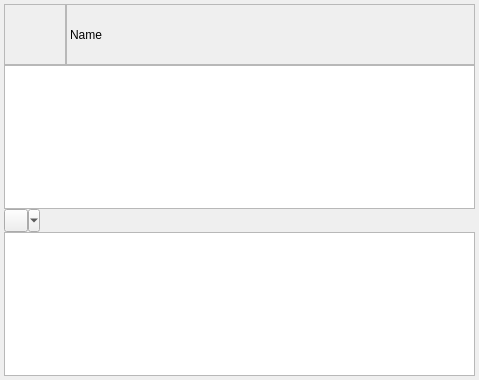
<?xml version="1.0" encoding="UTF-8"?>
<ui version="4.0">
 <class>DialogPrivateMessage</class>
 <widget class="QDialog" name="DialogPrivateMessage">
  <property name="geometry">
   <rect>
    <x>0</x>
    <y>0</y>
    <width>479</width>
    <height>380</height>
   </rect>
  </property>
  <property name="windowTitle">
   <string>Message From ...</string>
  </property>
  <property name="windowIcon">
   <iconset resource="../Resource.qrc">
    <normaloff>:/Resource/Chat/Chat.png</normaloff>:/Resource/Chat/Chat.png</iconset>
  </property>
  <layout class="QGridLayout" name="gridLayout">
   <property name="margin">
    <number>4</number>
   </property>
   <property name="spacing">
    <number>0</number>
   </property>
   <item row="0" column="0">
    <widget class="QLabel" name="labelAvatar">
     <property name="minimumSize">
      <size>
       <width>62</width>
       <height>61</height>
      </size>
     </property>
     <property name="maximumSize">
      <size>
       <width>62</width>
       <height>61</height>
      </size>
     </property>
     <property name="frameShape">
      <enum>QFrame::StyledPanel</enum>
     </property>
     <property name="text">
      <string/>
     </property>
     <property name="pixmap">
      <pixmap resource="../Resource.qrc">:/Resource/Chat/DefaultAvatar.png</pixmap>
     </property>
     <property name="scaledContents">
      <bool>true</bool>
     </property>
     <property name="openExternalLinks">
      <bool>false</bool>
     </property>
    </widget>
   </item>
   <item row="0" column="1">
    <widget class="QLabel" name="labelName">
     <property name="frameShape">
      <enum>QFrame::StyledPanel</enum>
     </property>
     <property name="text">
      <string>Name</string>
     </property>
    </widget>
   </item>
   <item row="1" column="0" colspan="2">
    <widget class="QTextEdit" name="textEditMessages">
     <property name="readOnly">
      <bool>true</bool>
     </property>
    </widget>
   </item>
   <item row="2" column="0" colspan="2">
    <layout class="QHBoxLayout" name="horizontalLayout">
     <item>
      <widget class="QToolButton" name="toolButtonSmileys">
       <property name="text">
        <string/>
       </property>
       <property name="icon">
        <iconset resource="../Resource.qrc">
         <normaloff>:/Resource/Smileys/colonClosingparentheses.png</normaloff>:/Resource/Smileys/colonClosingparentheses.png</iconset>
       </property>
       <property name="popupMode">
        <enum>QToolButton::MenuButtonPopup</enum>
       </property>
       <property name="arrowType">
        <enum>Qt::NoArrow</enum>
       </property>
      </widget>
     </item>
     <item>
      <spacer name="horizontalSpacer">
       <property name="orientation">
        <enum>Qt::Horizontal</enum>
       </property>
       <property name="sizeHint" stdset="0">
        <size>
         <width>40</width>
         <height>20</height>
        </size>
       </property>
      </spacer>
     </item>
    </layout>
   </item>
   <item row="3" column="0" colspan="2">
    <widget class="QTextEdit" name="textEditMessageInput"/>
   </item>
  </layout>
 </widget>
 <resources>
  <include location="../Resource.qrc"/>
 </resources>
 <connections/>
</ui>
